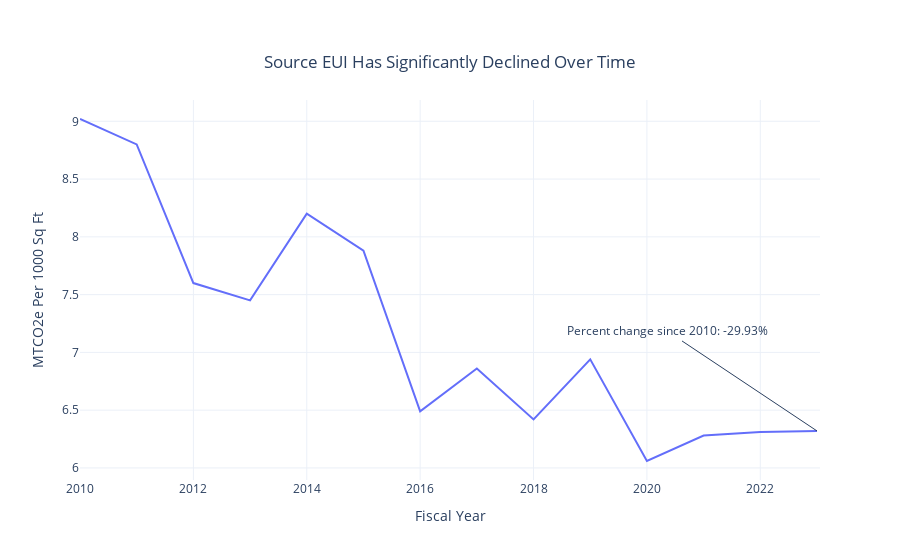

Notebook source saved alongside this figure:
### Code cell
# Filter the DataFrame for 'Co-gen Plant' and 'Purchased Electricity'
filtered_data = scope1_and_2_data[scope1_and_2_data['Source'].isin(['Co-gen Plant', 'Purchased Electricity'])]

# Group by 'Fiscal Year' and sum 'GHG MTCDE'
year_totals = filtered_data.groupby('Fiscal Year')['GHG MTCDE'].sum().reset_index()

# Create a line chart for the total over time
fig = px.line(year_totals, 
              x='Fiscal Year', 
              y='GHG MTCDE', 
              title='Source EUI Has Significantly Declined Over Time',
              labels={'GHG MTCDE': 'MTCO2e Per 1000 Sq Ft', 'Fiscal Year': 'Fiscal Year'},
              template='plotly_white')

# Calculate the percent change from the first year to 2023
percent_change = ((year_totals.loc[year_totals['Fiscal Year'] == 2023, 'GHG MTCDE'].values[0] - year_totals.loc[year_totals['Fiscal Year'] == year_totals['Fiscal Year'].min(), 'GHG MTCDE'].values[0]) / year_totals.loc[year_totals['Fiscal Year'] == year_totals['Fiscal Year'].min(), 'GHG MTCDE'].values[0]) * 100

# Add an annotation to the plot
fig.add_annotation(
    x=2023,
    y=year_totals.loc[year_totals['Fiscal Year'] == 2023, 'GHG MTCDE'].values[0],
    text=f"Percent change since 2010: {percent_change:.2f}%",
    showarrow=True,
    ax=-150,
    ay=-100,
    arrowhead=0)

fig.update_layout(
    title={
        'y':0.9,
        'x':0.5,
        'xanchor': 'center',
        'yanchor': 'top'})

# Show the plot
fig.show()

# Save the figure as a PNG image
pio.write_image(fig, 'figure.png', width=800, height=600, scale=2)

### Figure 1 — Plotly figure (JSON) as saved in the notebook; plotly's stock layout.template omitted (floating-point values rounded to 4 significant figures)
{"data": [{"hovertemplate": "Fiscal Year=%{x}<br>MTCO2e Per 1000 Sq Ft=%{y}<extra></extra>", "legendgroup": "", "line": {"color": "#636efa", "dash": "solid"}, "marker": {"symbol": "circle"}, "mode": "lines", "name": "", "orientation": "v", "showlegend": false, "type": "scatter", "x": [2010, 2011, 2012, 2013, 2014, 2015, 2016, 2017, 2018, 2019, 2020, 2021, 2022, 2023], "xaxis": "x", "y": [9.02, 8.8, 7.6, 7.45, 8.2, 7.88, 6.49, 6.86, 6.42, 6.94, 6.06, 6.28, 6.31, 6.32], "yaxis": "y"}], "layout": {"annotations": [{"arrowhead": 0, "ax": -150, "ay": -100, "showarrow": true, "text": "Percent change since 2010: -29.93%", "x": 2023, "y": 6.32}], "legend": {"tracegroupgap": 0}, "title": {"text": "Source EUI Has Significantly Declined Over Time", "x": 0.5, "xanchor": "center", "y": 0.9, "yanchor": "top"}, "xaxis": {"anchor": "y", "domain": [0, 1], "title": {"text": "Fiscal Year"}}, "yaxis": {"anchor": "x", "domain": [0, 1], "title": {"text": "MTCO2e Per 1000 Sq Ft"}}}}
